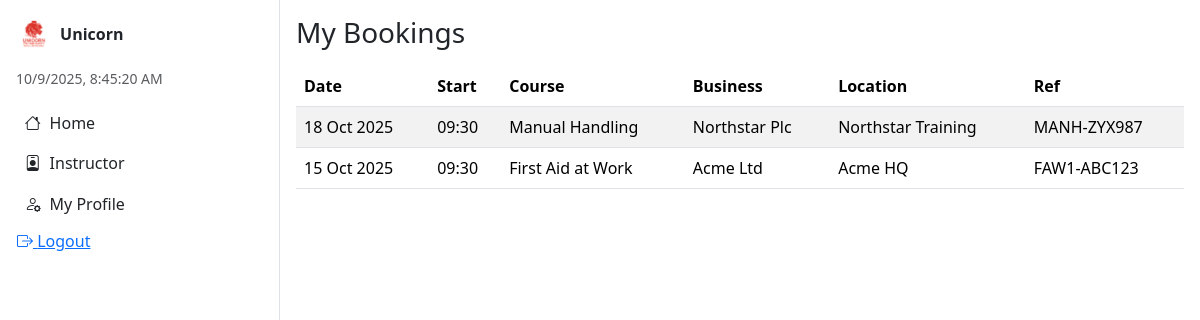
/app/instructor/bookings/ (signed in), run on the app's committed database.
### unicorn_project/training/models.py (models this page shows, shortened)
class Booking(models.Model):
    id=models.UUIDField(primary_key=True, default=uuid.uuid4, editable=False)
    business=models.ForeignKey(Business,on_delete=models.CASCADE,related_name='bookings')
    training_location=models.ForeignKey(TrainingLocation,on_delete=models.CASCADE,related_name='bookings')
    course_type=models.ForeignKey(CourseType,on_delete=models.CASCADE,related_name='bookings')
    instructor=models.ForeignKey(Instructor,on_delete=models.SET_NULL,null=True,blank=True,related_name='bookings')
    course_duration_days=models.DecimalField(max_digits=3, decimal_places=1, null=True, blank=True)
    course_reference=models.CharField(max_length=64, unique=True)
    course_date=models.DateField()
    start_time=models.TimeField(default="09:30")
    course_fee=models.DecimalField(max_digits=12, decimal_places=2, null=True, blank=True)
    instructor_fee=models.DecimalField(max_digits=12, decimal_places=2, null=True, blank=True)
    notes=models.TextField(blank=True)

class CourseType(models.Model):
    id=models.UUIDField(primary_key=True, default=uuid.uuid4, editable=False)
    name=models.CharField(max_length=255)
    code=models.CharField(max_length=32, unique=True)
    duration_days=models.DecimalField(max_digits=3, decimal_places=1)
    default_course_fee=models.DecimalField(max_digits=12, decimal_places=2, null=True, blank=True)
    default_instructor_fee=models.DecimalField(max_digits=12, decimal_places=2, null=True, blank=True)
    has_written_exam=models.BooleanField(default=False)
    has_online_exam=models.BooleanField(default=False)

class Business(models.Model):
    id = models.UUIDField(primary_key=True, default=uuid.uuid4, editable=False)
    name = models.CharField(max_length=255)
    address_line = models.CharField(max_length=255, blank=True, null=True)
    town = models.CharField(max_length=255, blank=True, null=True)
    postcode = models.CharField(max_length=32, blank=True, null=True)
    contact_name = models.CharField(max_length=255, blank=True, null=True)
    telephone = models.CharField(max_length=64, blank=True, null=True)
    email = models.EmailField(blank=True, null=True)
    add_as_training_location = models.BooleanField(default=False)

class TrainingLocation(models.Model):
    id = models.UUIDField(primary_key=True, default=uuid.uuid4, editable=False)
    business = models.ForeignKey(Business, on_delete=models.CASCADE, related_name='training_locations')
    name = models.CharField(max_length=255)
    address_line = models.CharField(max_length=255, blank=True, null=True)
    town = models.CharField(max_length=255, blank=True, null=True)
    postcode = models.CharField(max_length=32, blank=True, null=True)
    contact_name = models.CharField(max_length=255, blank=True, null=True)
    telephone = models.CharField(max_length=64, blank=True, null=True)
    email = models.EmailField(blank=True, null=True)

### unicorn_project/training/views.py (the view)
# urls.py: path('app/instructor/bookings/', views.instructor_bookings, name='instructor_bookings'),
@login_required
def instructor_bookings(request):
    try:
        instructor = Instructor.objects.select_related('user').get(user=request.user)
    except Instructor.DoesNotExist:
        messages.error(request, "Your user account isn’t linked to an Instructor profile yet.")
        return redirect('instructor_dashboard')  # or 'home'
    bookings = (
        Booking.objects
        .select_related('business', 'training_location', 'course_type')
        .filter(instructor=instructor)
        .order_by('-course_date', 'start_time')
    )
    return render(request, 'instructor/bookings.html', {
        'bookings': bookings,
        'instructor': instructor,
    })

### unicorn_project/training/context_processors.py (called while the page is built)
def role_context(request):
    user = getattr(request, "user", None)
    is_admin = False
    is_instructor = False
    if user and user.is_authenticated:
        is_admin = user.is_superuser or user.groups.filter(name__iexact="admin").exists()
        is_instructor = user.groups.filter(name__iexact="instructor").exists()
    active_role = request.session.get("active_role")
    if active_role not in {"admin", "instructor", None}:
        active_role = None
    if not active_role:
        active_role = "admin" if is_admin else ("instructor" if is_instructor else None)
    return {
        "is_admin": is_admin,
        "is_instructor": is_instructor,
        "current_role": active_role,
        "has_dual_roles": is_admin and is_instructor,
    }

def globals(request):
    return {
        "GOOGLE_MAPS_API_KEY": getattr(settings, "GOOGLE_MAPS_API_KEY", ""),
    }

### unicorn_project/training/templates/instructor/bookings.html (shortened to what this page needs)
{% extends "base.html" %}
{% block content %}
<h3 class="mb-3">My Bookings</h3>
{% if bookings %}
  <table class="table table-striped align-middle">
    <thead>
      <tr>
        <th>Date</th>
        <th>Start</th>
        <th>Course</th>
        <th>Business</th>
        <th>Location</th>
        <th>Ref</th>
      </tr>
    </thead>
    <tbody>
    {% for b in bookings %}
      <tr>
        <td>{{ b.course_date }}</td>
        <td>{{ b.start_time|time:"H:i" }}</td>
        <td>{{ b.course_type.name }}</td>
        <td>{{ b.business.name }}</td>
        <td>{{ b.training_location.name }}</td>
        <td>{{ b.course_reference }}</td>
      </tr>
    {% endfor %}
    </tbody>
  </table>
{% else %}
  <div class="text-muted">No bookings yet.</div>
{% endif %}
{% endblock %}

### data on the page
Booking: course_date "18 Oct 2025", start_time "09:30", course_type.name "Manual Handling", business.name "Northstar Plc", training_location.name "Northstar Training", course_reference "MANH-ZYX987"
Booking: course_date "15 Oct 2025", start_time "09:30", course_type.name "First Aid at Work", business.name "Acme Ltd", training_location.name "Acme HQ", course_reference "FAW1-ABC123"
